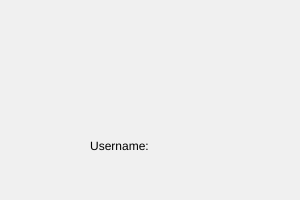
Frame 1 (no input)
Frame 60 (no input): identical to frame 1, image omitted
Frame 120 (the mouse pressed at the canvas centre since frame 60): identical to frame 1, image omitted

The p5.js sketch that drew this single still picture (run headless with seeded random() and noise() and a simulated clock; from frame 60 on, the mouse is pressed at the canvas centre):

// p5.js sketch
// ── sketch.js
let inputBar;
let button;
let Username = "";
let ErrorMes = "";

function setup(){
    createCanvas(300,200);
    inputBar = createInput('');
        inputBar.position(40,260);
        inputBar.size(190,30);
    button = createButton('Submit');
    button.position(240,260);
    button.mousePressed(submit);
   

      
}
function draw(){
     background(240);
       text('Username: '+ Username,90,150);
    
}
 function submit(){
    Username = inputBar.value().trim();
    inputBar.value('');
    

 }
